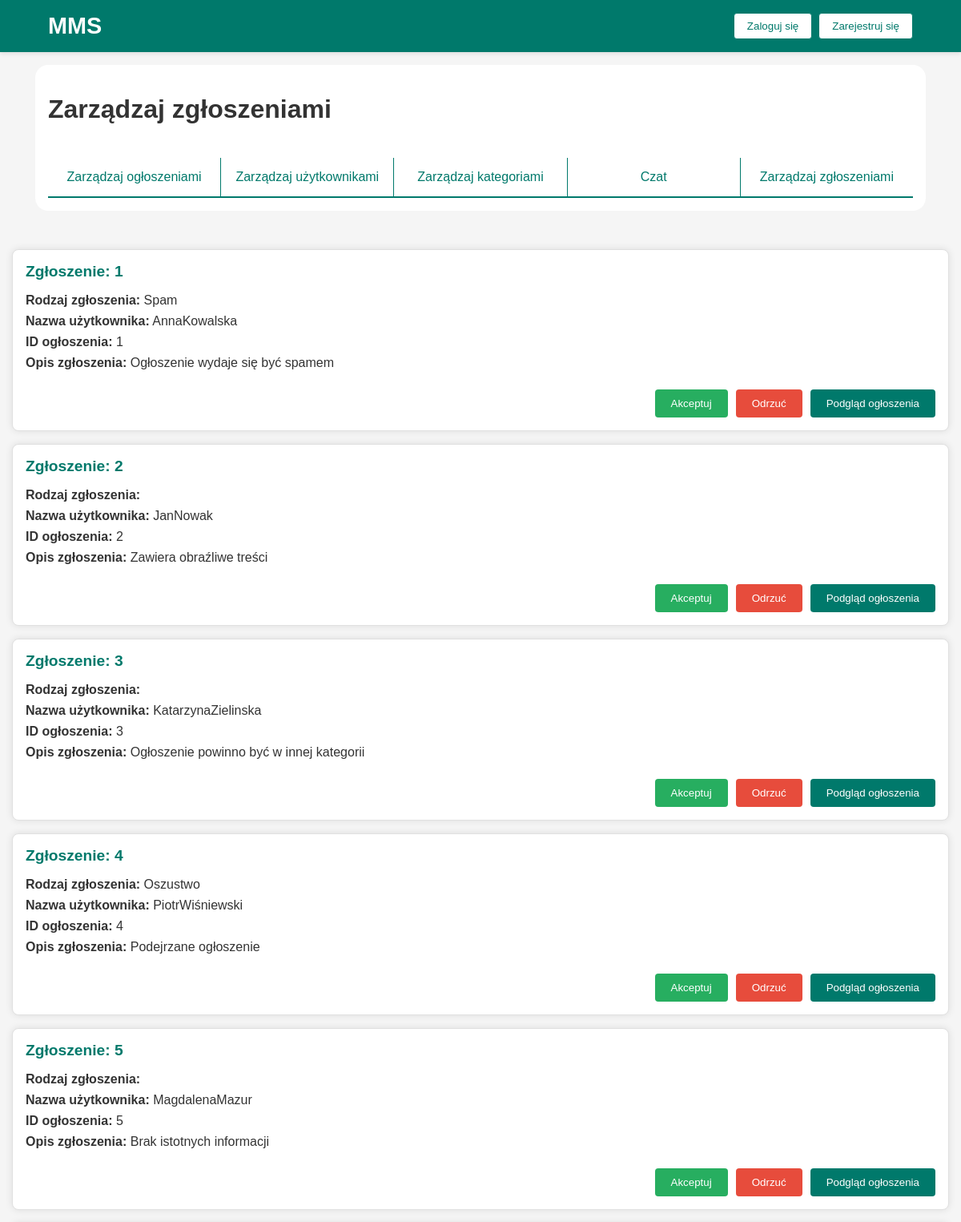
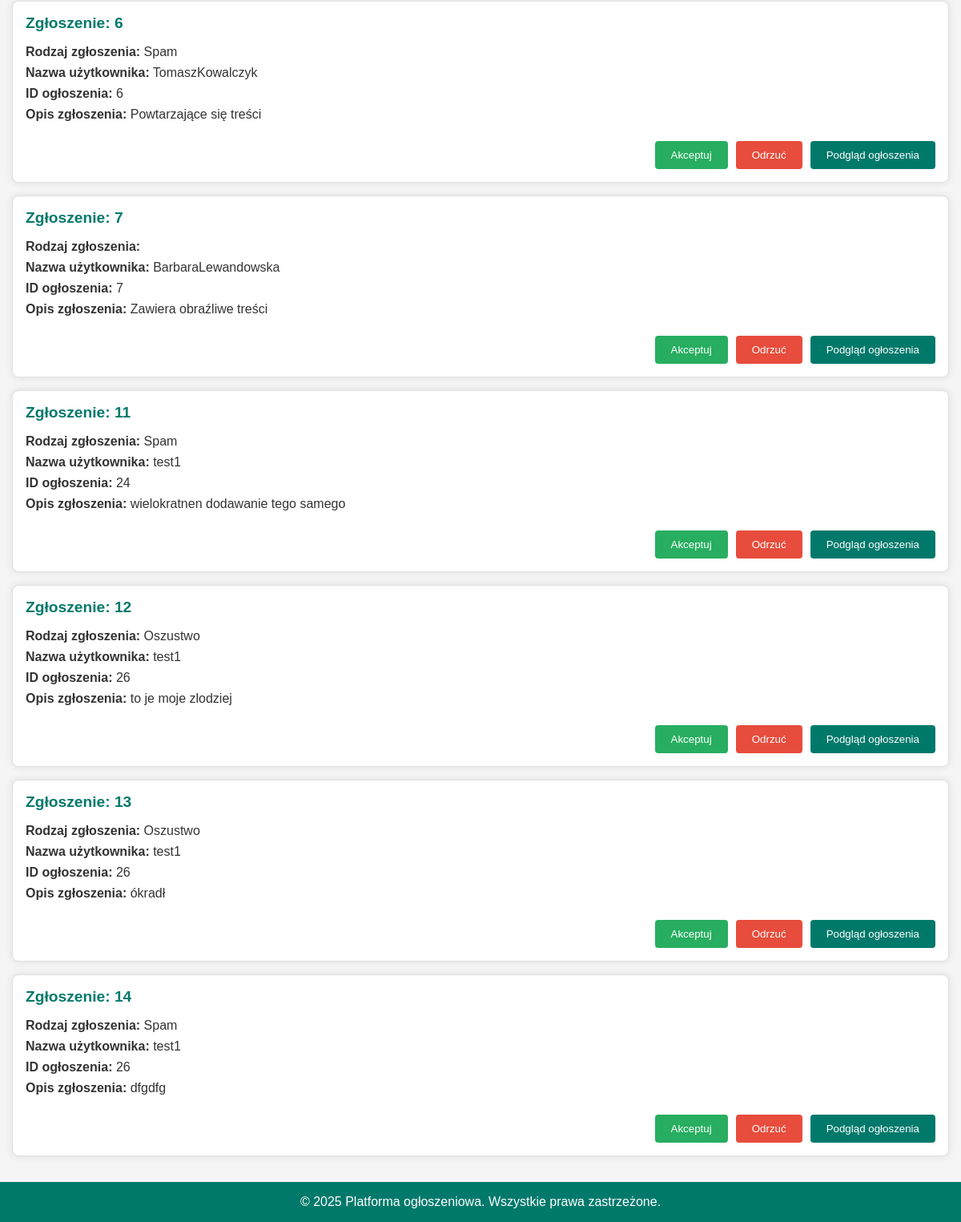
The page /zgloszenia.php on the database its author committed (2 pictures, top to bottom).
### tables this page shows
CREATE TABLE `zgloszenia` (
  `zgloszenie_ID` int(16) NOT NULL,
  `rodzaj` enum('Spam','Nieprawidłowe dane sprzedającego','Oszustwo','Szkodliwe Tresci','Inne') NOT NULL,
  `uzytkownik_ID` int(16) NOT NULL,
  `ogloszenie_ID` int(16) NOT NULL,
  `opis` varchar(256) NOT NULL
);

CREATE TABLE `uzytkownicy` (
  `uzytkownik_ID` int(16) NOT NULL,
  `nazwa` varchar(256) NOT NULL,
  `imie` varchar(100) NOT NULL,
  `nazwisko` varchar(100) NOT NULL,
  `email` varchar(256) NOT NULL,
  `haslo` varchar(256) NOT NULL,
  `numer` int(16) NOT NULL,
  `data_dolaczenia` date DEFAULT NULL,
  `rodzaj_konta` enum('uzytkownik','admin') NOT NULL DEFAULT 'uzytkownik'
);

### zgloszenia.php (the view, shortened to what this page needs)
<?php
include 'db_connect.php';
?>
<!DOCTYPE html>
<html lang="pl">
<head>
    <link rel="stylesheet" href="style.css">
</head>
<body>
    <header>
        <div class="container-nav">
            <div class="logo"><a href="index.php">MMS</a></div>
            <div class="user-options">
                <?php if (isset($_SESSION['uzytkownik_ID'])): ?>
                    <a href="konto.php"><button>Konto</button></a>
                    <a href="logout.php"><button>Wyloguj się</button></a>
                    <a href="addAd.php"><button>Dodaj ogłoszenie +</button></a>
                <?php else: ?>
                    <a href="login.php"><button>Zaloguj się</button></a>
                    <a href="register.php"><button>Zarejestruj się</button></a>
                <?php endif; ?>
            </div>
        </div>
    </header>
    <main>
        <div class="container">
            <h1>Zarządzaj zgłoszeniami</h1>
            <div class="menu">
                <a href="adminpanel.php">Zarządzaj ogłoszeniami</a>
                <a href="uzytkownicy.php">Zarządzaj użytkownikami</a>
                <a href="kategorie.php">Zarządzaj kategoriami</a>
                <a href="adminczat.php">Czat</a>
                <a href="zgloszenia.php">Zarządzaj zgłoszeniami</a>
            </div>
        </div>
        <div class="reports-container">
            <?php
            $sql = "SELECT z.zgloszenie_ID, z.rodzaj, z.opis, z.ogloszenie_ID, u.nazwa as uzytkownik_nazwa
                    FROM zgloszenia z
                    JOIN uzytkownicy u ON z.uzytkownik_ID = u.uzytkownik_ID";
            $result = $conn->query($sql);
            if ($result->num_rows > 0) {
                while ($row = $result->fetch_assoc()) {
                    echo "<div class='report'>";
                    echo "<div class='report-header'>";
                    echo "<h2>Zgłoszenie: " . htmlspecialchars($row['zgloszenie_ID']) . "</h2>";
                    echo "</div>";
                    echo "<div class='report-details'>";
                    echo "<div class='report-info'><strong>Rodzaj zgłoszenia:</strong> " . htmlspecialchars($row['rodzaj']) . "</div>";
                    echo "<div class='report-info'><strong>Nazwa użytkownika:</strong> " . htmlspecialchars($row['uzytkownik_nazwa']) . "</div>";
                    echo "<div class='report-info'><strong>ID ogłoszenia:</strong> " . htmlspecialchars($row['ogloszenie_ID']) . "</div>";
                    echo "<div class='report-info'><strong>Opis zgłoszenia:</strong> " . htmlspecialchars($row['opis']) . "</div>";
                    echo "</div>";
                    echo "<div class='buttons'>";
                    echo "<button class='accept-button' data-id='" . htmlspecialchars($row['zgloszenie_ID']) . "' data-ogloszenie-id='" . htmlspecialchars($row['ogloszenie_ID']) . "'>Akceptuj</button>";
                    echo "<button class='reject-button' data-id='" . htmlspecialchars($row['zgloszenie_ID']) . "'>Odrzuć</button>";
                    echo "<a href='szczegoly.php?id=" . htmlspecialchars($row['ogloszenie_ID']) . "'><button class='view-button'>Podgląd ogłoszenia</button></a>";
                    echo "</div>";
                    echo "</div>";
                }
            } else {
                echo "Brak zgłoszeń.";
            }
            ?>
        </div>
    </main>
    <footer>
        <p>&copy; 2025 Platforma ogłoszeniowa. Wszystkie prawa zastrzeżone.</p>
    </footer>
</body>
</html>

### style.css (style rules this page uses)
body { font-family: Arial, sans-serif; margin: 0; padding: 0; background-color: #f5f5f5; color: #333; }
header { background-color: #00796b; padding: 1rem 0; color: #fff; box-shadow: 0 2px 5px rgba(0, 0, 0, 0.1); }
main { min-height: 100vh; }
.logo { font-size: 1.8rem; font-weight: bold; }
.logo a { color: inherit; text-decoration: none; }
.container-nav { width: 90%; max-width: 1200px; margin: 0 auto; display: flex; justify-content: space-between; align-items: center; }
.container { width: 90%; max-width: 1200px; margin: 1rem auto; display: flex; flex-direction: column; }
.user-options { display: flex; gap: 0.5rem; }
.user-options button { background-color: #fff; color: #00796b; border: 1px solid #00796b; padding: 0.5rem 1rem; border-radius: 4px; cursor: pointer; transition: background-color 0.3s ease, color 0.3s ease; }
footer { background-color: #00796b; color: #fff; text-align: center; padding: 1rem 0; }
footer p { margin: 0; }
a, a:visited { text-decoration: none; color: inherit; }

### zgloszenia.php (style rules this page uses)
.container { background-color: white; padding: 1rem; border-radius: 1rem; }
.menu { display: flex; justify-content: space-between; margin-top: 20px; border-bottom: 2px solid #00796b; }
.menu a { flex: 1; text-align: center; color: #00796b; padding: 15px 0; text-decoration: none; transition: background-color 0.3s ease, color 0.3s ease; border-right: 1px solid #00796b; }
.menu a:last-child { border-right: none; }
.reports-container { display: flex; flex-direction: column; align-items: center; gap: 1rem; justify-content: center; padding: 2rem; height: auto; }
.report { background-color: white; border: 1px solid #e0e0e0; border-radius: 8px; box-shadow: 0 0 10px rgba(0,0,0,0.1); display: flex; flex-direction: column; padding: 1rem; max-width: 1200px; width: 100%; }
.report-header { display: flex; justify-content: space-between; align-items: center; margin-bottom: 1rem; }
.report-header h2 { margin: 0; font-size: 1.2rem; color: #00796b; }
.report-details { margin-bottom: 1rem; }
.report-info { margin-bottom: 0.5rem; font-size: 1rem; }
.report-info strong { font-weight: bold; }
.buttons { display: flex; justify-content: flex-end; gap: 10px; }
.buttons button { padding: 10px 20px; color: white; border: none; border-radius: 4px; cursor: pointer; transition: background-color 0.3s ease; }
.view-button { background-color: #00796b; }
.accept-button { background-color: #27ae60; }
.reject-button { background-color: #e74c3c; }

### rows shown on the page
zgloszenia: zgloszenie_ID "1", rodzaj "Spam", uzytkownik_ID.nazwa "AnnaKowalska", ogloszenie_ID "1", opis "Ogłoszenie wydaje się być spamem"
zgloszenia: zgloszenie_ID "2", uzytkownik_ID.nazwa "JanNowak", ogloszenie_ID "2", opis "Zawiera obraźliwe treści"
zgloszenia: zgloszenie_ID "3", uzytkownik_ID.nazwa "KatarzynaZielinska", ogloszenie_ID "3", opis "Ogłoszenie powinno być w innej kategorii"
zgloszenia: zgloszenie_ID "4", rodzaj "Oszustwo", uzytkownik_ID.nazwa "PiotrWiśniewski", ogloszenie_ID "4", opis "Podejrzane ogłoszenie"
zgloszenia: zgloszenie_ID "5", uzytkownik_ID.nazwa "MagdalenaMazur", ogloszenie_ID "5", opis "Brak istotnych informacji"
zgloszenia: zgloszenie_ID "6", rodzaj "Spam", uzytkownik_ID.nazwa "TomaszKowalczyk", ogloszenie_ID "6", opis "Powtarzające się treści"
zgloszenia: zgloszenie_ID "7", uzytkownik_ID.nazwa "BarbaraLewandowska", ogloszenie_ID "7", opis "Zawiera obraźliwe treści"
zgloszenia: zgloszenie_ID "11", rodzaj "Spam", uzytkownik_ID.nazwa "test1", ogloszenie_ID "24", opis "wielokratnen dodawanie tego samego"
zgloszenia: zgloszenie_ID "12", rodzaj "Oszustwo", uzytkownik_ID.nazwa "test1", ogloszenie_ID "26", opis "to je moje zlodziej"
zgloszenia: zgloszenie_ID "13", rodzaj "Oszustwo", uzytkownik_ID.nazwa "test1", ogloszenie_ID "26", opis "ókradł"
zgloszenia: zgloszenie_ID "14", rodzaj "Spam", uzytkownik_ID.nazwa "test1", ogloszenie_ID "26", opis "dfgdfg"
